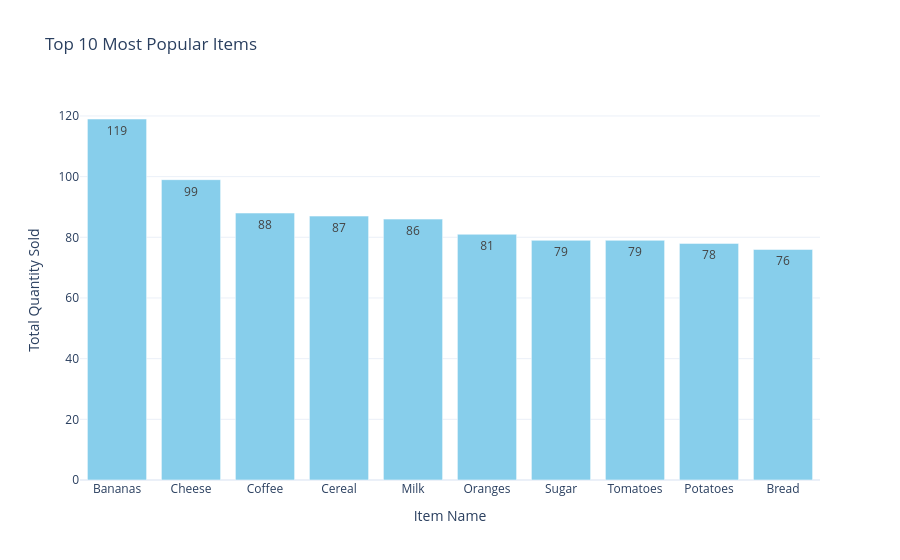

The notebook cell saved with this chart:
### Markdown cell above
# 4. Top 10 Popular Items

### Code cell
item_popularity = data.groupby('Itemname')['Quantity'].sum().sort_values(ascending=False)
top_n = 10

fig = go.Figure()
fig.add_trace(go.Bar(x=item_popularity.index[:top_n], y=item_popularity.values[:top_n],
                     text=item_popularity.values[:top_n], textposition='auto',
                     marker=dict(color='skyblue')))
fig.update_layout(title=f'Top {top_n} Most Popular Items',
                  xaxis_title='Item Name', yaxis_title='Total Quantity Sold')
fig.show()

### Figure 1 — Plotly figure (JSON) as saved in the notebook; plotly's stock layout.template omitted (floating-point values rounded to 4 significant figures)
{"data": [{"marker": {"color": "skyblue"}, "text": [119.0, 99.0, 88.0, 87.0, 86.0, 81.0, 79.0, 79.0, 78.0, 76.0], "textposition": "auto", "type": "bar", "x": ["Bananas", "Cheese", "Coffee", "Cereal", "Milk", "Oranges", "Sugar", "Tomatoes", "Potatoes", "Bread"], "y": [119, 99, 88, 87, 86, 81, 79, 79, 78, 76]}], "layout": {"title": {"text": "Top 10 Most Popular Items"}, "xaxis": {"title": {"text": "Item Name"}}, "yaxis": {"title": {"text": "Total Quantity Sold"}}}}
